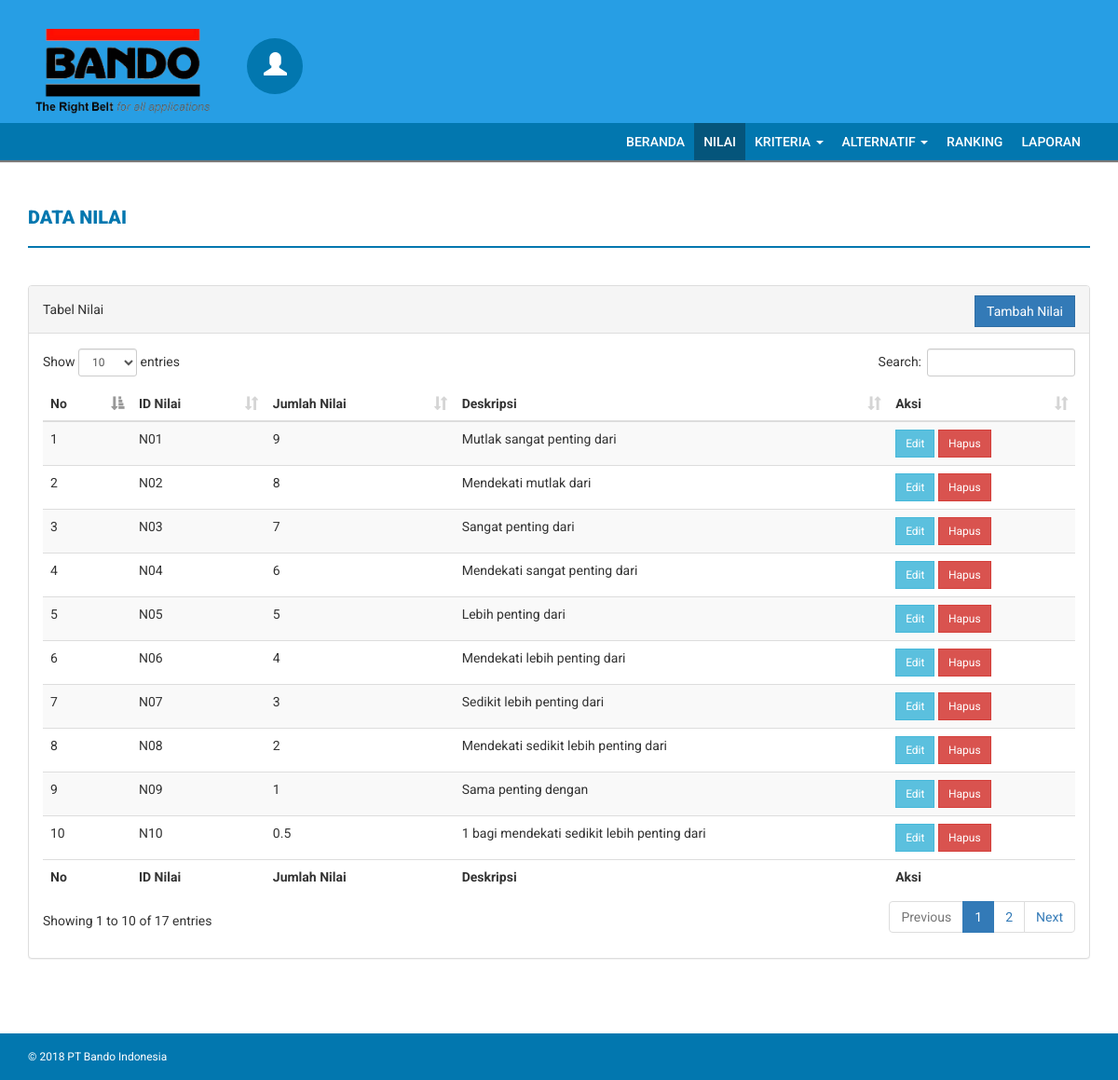
Screenshot of /index.php/nilai with the database file from the repository.
### tables this page shows
CREATE TABLE `nilai` (
  `id_nilai` varchar(6) NOT NULL,
  `jumlah_nilai` double NOT NULL,
  `deskripsi` varchar(50) NOT NULL
);

### application/controllers/Nilai.php (called while the page is built, shortened)
<?php
class Nilai extends CI_Controller {
	public function __construct(){
		$this->load->model('NilaiModel');
	}
	public function index(){
		$model = $this->NilaiModel;
		$data['title'] = 'Data Nilai';
		$data['sub_title'] = 'Tabel Nilai';
		$data['table'] = $model->get();
		$this->load->view('layout/header');
		$this->load->view('nilai/index',$data);
		$this->load->view('layout/footer');
	}
}

### index.php (called while the page is built, shortened)
<?php
require_once BASEPATH.'core/CodeIgniter.php';

### application/models/NilaiModel.php (called while the page is built, shortened)
<?php
class NilaiModel extends CI_Model {
	protected $table = 'nilai';
	public function get($select = '*',$join = NULL,$limit = NULL)
	{
			$query = $this->db->get($this->table);
			return $query->result();
	}
}
?>

### application/views/nilai/_table.php (the view)
<table id="" class="table table-striped">
  <thead>
    <tr>
      <th>No</th>
      <th>ID Nilai</th>
      <th>Jumlah Nilai</th>
      <th>Deskripsi</th>
      <th>Aksi</th>
    </tr>
  </thead>
  <tbody>
    <?php $no=1; foreach ($table as $row){ ?>
    <tr>
      <td><?php echo $no; ?></td>
      <td><?php echo $row->id_nilai; ?></td>
      <td><?php echo $row->jumlah_nilai; ?></td>
      <td><?php echo $row->deskripsi; ?></td>
      <td>
        <a class="btn btn-sm btn-info" href="<?php echo base_url('nilai/edit/'.$row->id_nilai); ?>">Edit</a>
        <a class="btn btn-sm btn-danger" href="<?php echo base_url('nilai/delete/'.$row->id_nilai); ?>">Hapus</a>
      </td>
    </tr>
  <?php $no++; } ?>
  </tbody>
  <tfoot>
  <tr>
    <th>No</th>
    <th>ID Nilai</th>
    <th>Jumlah Nilai</th>
    <th>Deskripsi</th>
    <th>Aksi</th>
  </tr>
  </tfoot>
</table>

### public/css/style.css (style rules this page uses)
body { font-family: 'Roboto', sans-serif; line-height: 30px; }
.btn { border-radius: 0px; -webkit-border-radius: 0px; -moz-border-radius: 0px; }

### rows the page displays
nilai: id_nilai "N01", jumlah_nilai "9", deskripsi "Mutlak sangat penting dari"
nilai: id_nilai "N02", jumlah_nilai "8", deskripsi "Mendekati mutlak dari"
nilai: id_nilai "N03", jumlah_nilai "7", deskripsi "Sangat penting dari"
nilai: id_nilai "N04", jumlah_nilai "6", deskripsi "Mendekati sangat penting dari"
nilai: id_nilai "N05", jumlah_nilai "5", deskripsi "Lebih penting dari"
nilai: id_nilai "N06", jumlah_nilai "4", deskripsi "Mendekati lebih penting dari"
nilai: id_nilai "N07", jumlah_nilai "3", deskripsi "Sedikit lebih penting dari"
nilai: id_nilai "N08", jumlah_nilai "2", deskripsi "Mendekati sedikit lebih penting dari"
nilai: id_nilai "N09", jumlah_nilai "1", deskripsi "Sama penting dengan"
nilai: id_nilai "N10", jumlah_nilai "0.5", deskripsi "1 bagi mendekati sedikit lebih penting dari"

### other values shown
$title "DATA NILAI"
$sub_title "Tabel Nilai"
